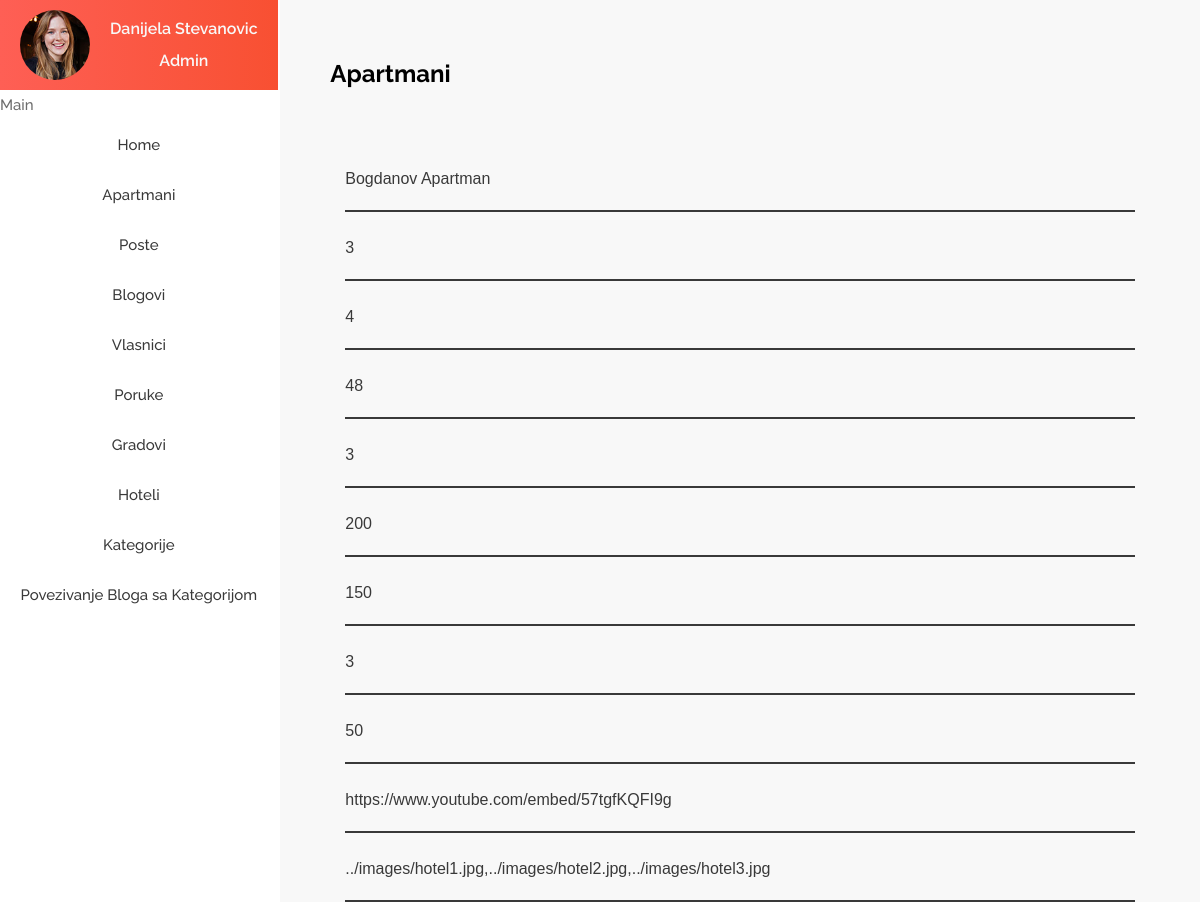
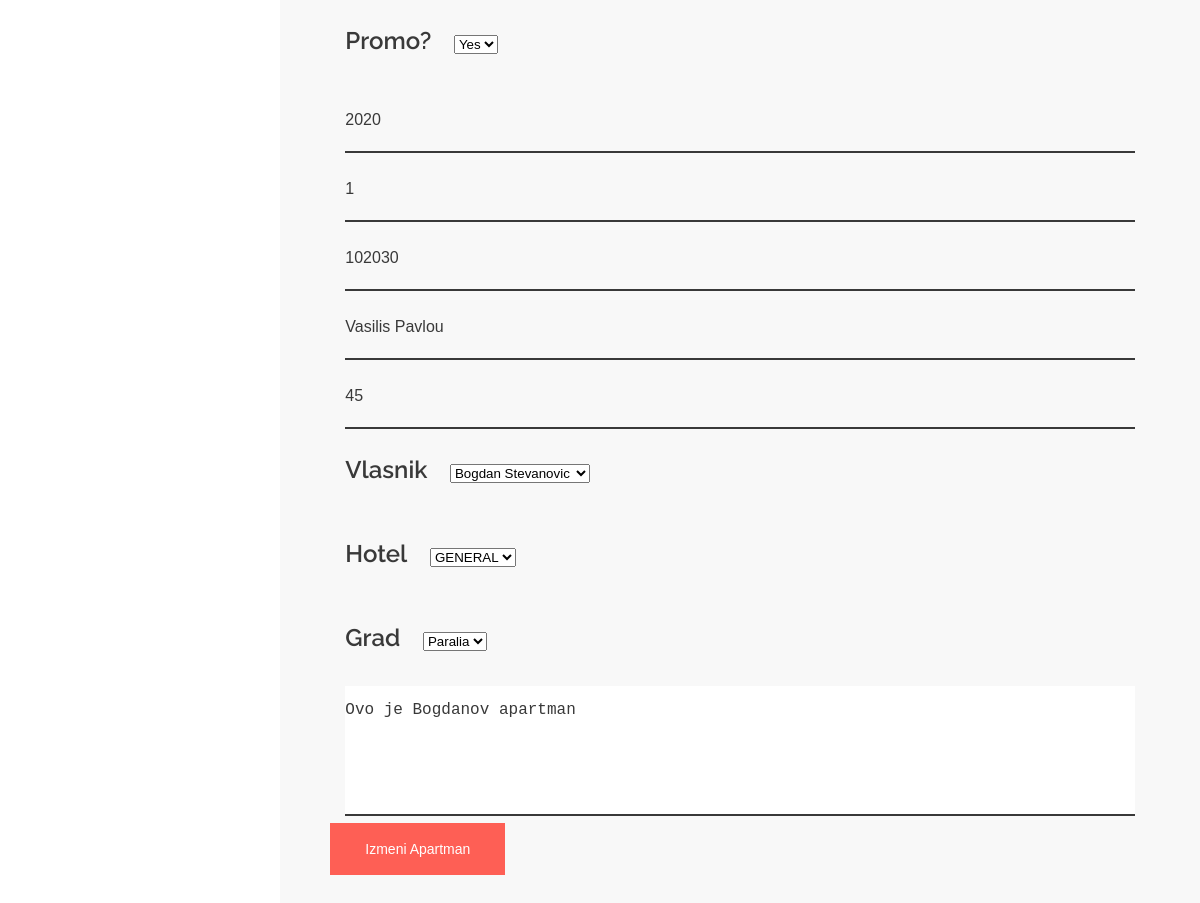
The page /cms/editApartmani.php?id=1 on the database as committed earlier (2 pictures, top to bottom).
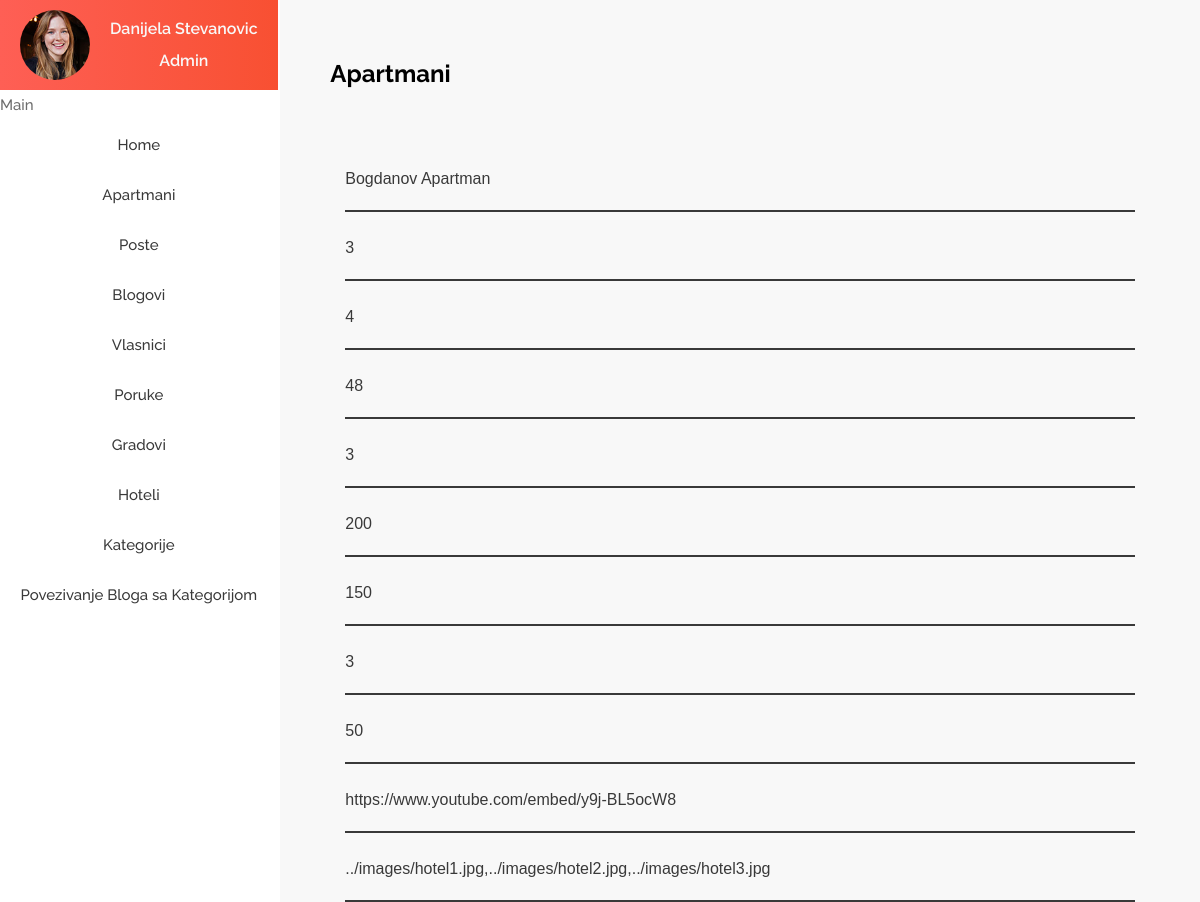
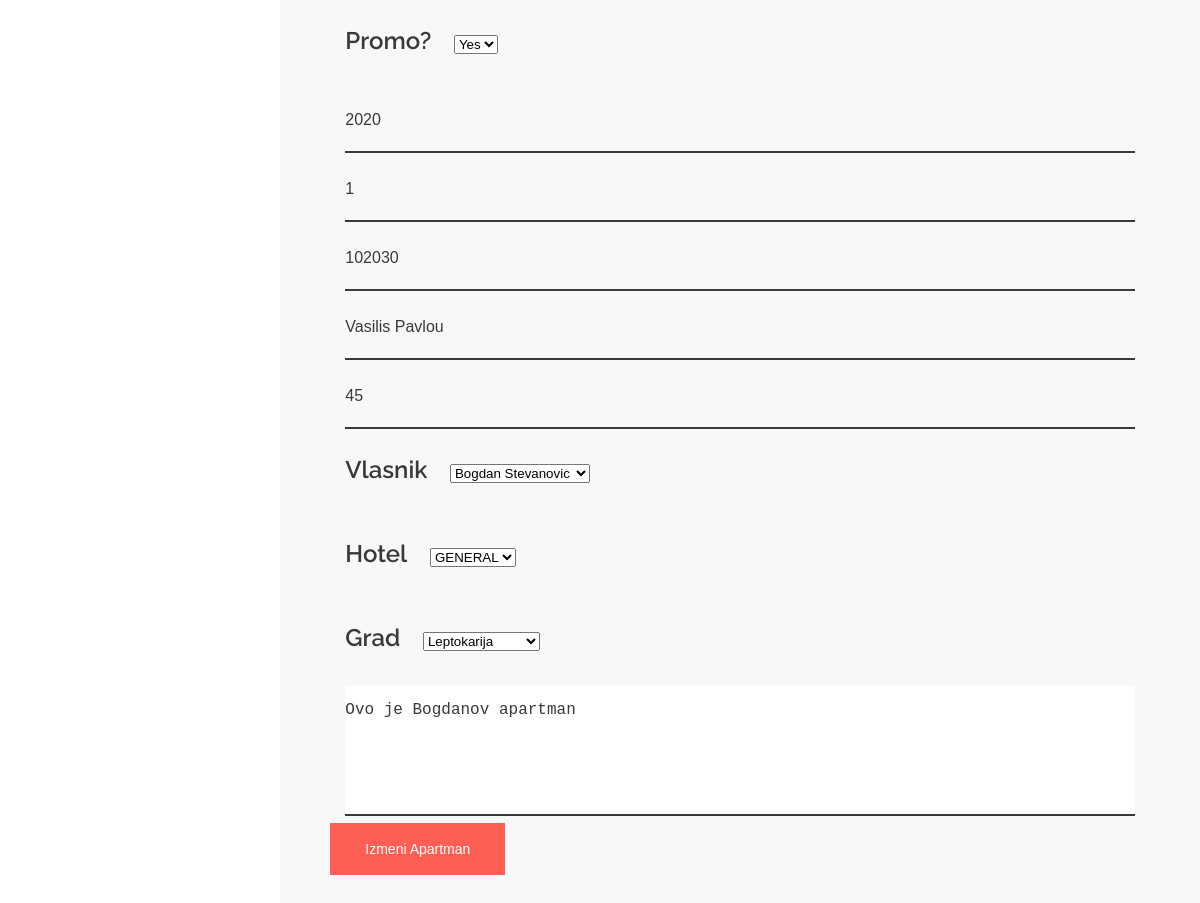
The same page on the database as committed later (2 pictures, top to bottom).
### tables this page shows
CREATE TABLE `apartmani` (
  `idApartmana` int(12) NOT NULL,
  `nazivApartmana` varchar(45) NOT NULL,
  `brojSoba` int(3) NOT NULL,
  `maxOsobe` int(4) NOT NULL,
  `kvadratura` int(10) NOT NULL,
  `brKupatila` int(11) NOT NULL,
  `udaljenost_more` int(12) NOT NULL,
  `udaljenost_centar` int(12) NOT NULL,
  `sprat` int(5) NOT NULL,
  `cena` int(11) NOT NULL,
  `Video` varchar(225) NOT NULL,
  `images` text NOT NULL,
  `Promo?` tinyint(1) NOT NULL,
  `godina_izgradnje` int(12) NOT NULL,
  `brGaraza` int(2) NOT NULL,
  `postanskiBroj` int(11) NOT NULL,
  `opisApartmana` text NOT NULL,
  `ulica` varchar(100) NOT NULL,
  `brUlice` int(11) NOT NULL,
  `dateUploaded` date DEFAULT current_timestamp(),
  `idVlasnika` int(11) NOT NULL,
  `idGrada` int(11) NOT NULL,
  `idHotela` int(11) DEFAULT 1
);

CREATE TABLE `gradovi` (
  `idGrada` int(4) NOT NULL,
  `nazivGrada` varchar(25) NOT NULL
);

CREATE TABLE `hoteli` (
  `idHotela` int(11) NOT NULL,
  `nazivHotela` varchar(45) NOT NULL,
  `brTelefona` varchar(45) NOT NULL,
  `idGrada` int(11) NOT NULL
);

### cms/editApartmani.php (the view, shortened to what the changed rows need)
<?php
include "../includes/header.php";
include "../includes/dbconfig.php";
if (isset($_GET['id'])) {
    $idApartmana = $_GET['id'];
    $initQuery = "SELECT `nazivApartmana`, `brojSoba`, `maxOsobe`, `kvadratura`, `brKupatila`, `udaljenost_more`, `udaljenost_centar`, `sprat`, `cena`, `Video`, `images`, `Promo?`, `godina_izgradnje`, `brGaraza`, `postanskiBroj`, `opisApartmana`, `ulica`, `brUlice`, `idVlasnika`, `idGrada`, `idHotela` FROM `apartmani` WHERE idApartmana = $idApartmana";
    $initRes = mysqli_query($con, $initQuery);
    $row = mysqli_fetch_assoc($initRes);
    $initOpisApartmana = $row['opisApartmana'];
}
?>
<div class="admin__content">
    <div class="apartmani">
        <form method="POST" class="apartmani__form">
            <div class="contact__input">
                <input type="text" name="nazivApartmana" placeholder="Naziv Apartmana" value="<?php echo $row['nazivApartmana'] ?>" required />
            </div>
            <div class="contact__input">
                <input type="number" name="brojSoba" placeholder="Broj soba" value="<?php echo $row['brojSoba'] ?>" required />
            </div>
            <div class="contact__input">
                <input type="number" name="maxOsobe" placeholder="Maximalni broj osoba" value="<?php echo $row['maxOsobe'] ?>" required />
            </div>
            <div class="contact__input">
                <input type="number" name="kvadratura" placeholder="Kvadratura" value="<?php echo $row['kvadratura'] ?>" required />
            </div>
            <div class="contact__input">
                <input type="number" name="brKupatila" placeholder="Broj kupatila" value="<?php echo $row['brKupatila'] ?>" required />
            </div>
            <div class="contact__input">
                <input type="number" name="udaljenost_more" placeholder="Udaljenost od mora" value="<?php echo $row['udaljenost_more'] ?>" required />
            </div>
            <div class="contact__input">
                <input type="number" name="udaljenost_centar" placeholder="Udaljenost od centra" value="<?php echo $row['udaljenost_centar'] ?>" required />
            </div>
            <div class="contact__input">
                <input type="number" name="sprat" placeholder="Sprat" value="<?php echo $row['sprat'] ?>" required />
            </div>
            <div class="contact__input">
                <input type="number" name="cena" placeholder="Cena" value="<?php echo $row['cena'] ?>" required />
            </div>
            <div class="contact__input">
                <input type="text" name="video" placeholder="Video" value="<?php echo $row['Video'] ?>" />
            </div>
            <div class="contact__input">
                <input type="text" name="images" placeholder="Slike" value="<?php echo $row['images'] ?>" />
            </div>
            <div class="contact__input">
                <input type="number" name="godina_izgradnje" placeholder="Godina izgradnje" value="<?php echo $row['godina_izgradnje'] ?>" required />
            </div>
            <div class="contact__input">
                <input type="number" name="brGaraza" placeholder="Broj garaza" value="<?php echo $row['brGaraza'] ?>" required />
            </div>
            <div class="contact__input">
                <input type="number" name="postanskiBroj" placeholder="Postanski Broj" value="<?php echo $row['postanskiBroj'] ?>" required />
            </div>
            <div class="contact__input">
                <input type="text" name="ulica" placeholder="Ulica" value="<?php echo $row['ulica'] ?>" required />
            </div>
            <div class="contact__input">
                <input type="number" name="brUlice" placeholder="Broj ulice" value="<?php echo $row['brUlice'] ?>" required />
            </div>
            <div class="contact__input">
                <label for="idVlasnika">
                    <h3 class="h3" style="display:inline-block;">Vlasnik</h3>
                </label>
                <select name="idVlasnika" class="apartmani__select">
                    <?php
                    $query = 'SELECT `idVlasnika`, CONCAT(vlasnici.Ime, " " , vlasnici.Prezime) as Vlasnik FROM `vlasnici`';
                    $res = mysqli_query($con, $query);
                    while ($row1 = mysqli_fetch_assoc($res)) {
                        $idVlasnika = $row1['idVlasnika'];
                        $vlasnik = $row1['Vlasnik'];
                    ?>
                        <option value="<?php echo $idVlasnika ?>" <?php if ($idVlasnika === $row['idVlasnika']) echo 'selected' ?>><?php echo $vlasnik ?></option>
                    <?php } ?>
                </select>
            </div>
            <div class="contact__input">
                <label for="idHotela">
                    <h3 class="h3" style="display:inline-block;">Hotel</h3>
                </label>
                <select name="idHotela" class="apartmani__select">
                    <?php
                    $query = 'SELECT `idHotela`, `nazivHotela` FROM `hoteli`';
                    $res = mysqli_query($con, $query);
                    while ($row2 = mysqli_fetch_assoc($res)) {
                        $idHotela = $row2['idHotela'];
                        $nazivHotela = $row2['nazivHotela'];
                    ?>
                        <option value="<?php echo $idHotela ?>" <?php if ($idHotela === $row['idHotela']) echo 'selected' ?>><?php echo $nazivHotela ?></option>
                    <?php } ?>
                </select>
            </div>
            <div class="contact__input">
                <label for="idGrada">
                    <h3 class="h3" style="display:inline-block;">Grad</h3>
                </label>
                <select name="idGrada" class="apartmani__select">
                    <?php
                    $query = 'SELECT `idGrada`, `nazivGrada` FROM `gradovi`';
                    $res = mysqli_query($con, $query);
                    while ($row3 = mysqli_fetch_assoc($res)) {
                        $idGrada = $row3['idGrada'];
                        $nazivGrada = $row3['nazivGrada'];
                    ?>
                        <option value="<?php echo $idGrada ?>" <?php if ($idGrada === $row['idGrada']) echo 'selected' ?>><?php echo $nazivGrada ?></option>
                    <?php } ?>
                </select>
            </div>
            <div class="contact__input">
                <textarea name="opisApartmana" class="contact__textarea" placeholder="Opis apartmana" cols="30" rows="10"><?php echo $initOpisApartmana ?></textarea>
            </div>
        </form>
    </div>
</div>

Rows that differ between the two databases and show on the page:
changed apartmani "Bogdanov Apartman": video "https://www.youtube.com/embed/57tgfKQFI9g" → "https://www.youtube.com/embed/y9j-BL5ocW8"; idGrada "Paralia" → "Leptokarija"
